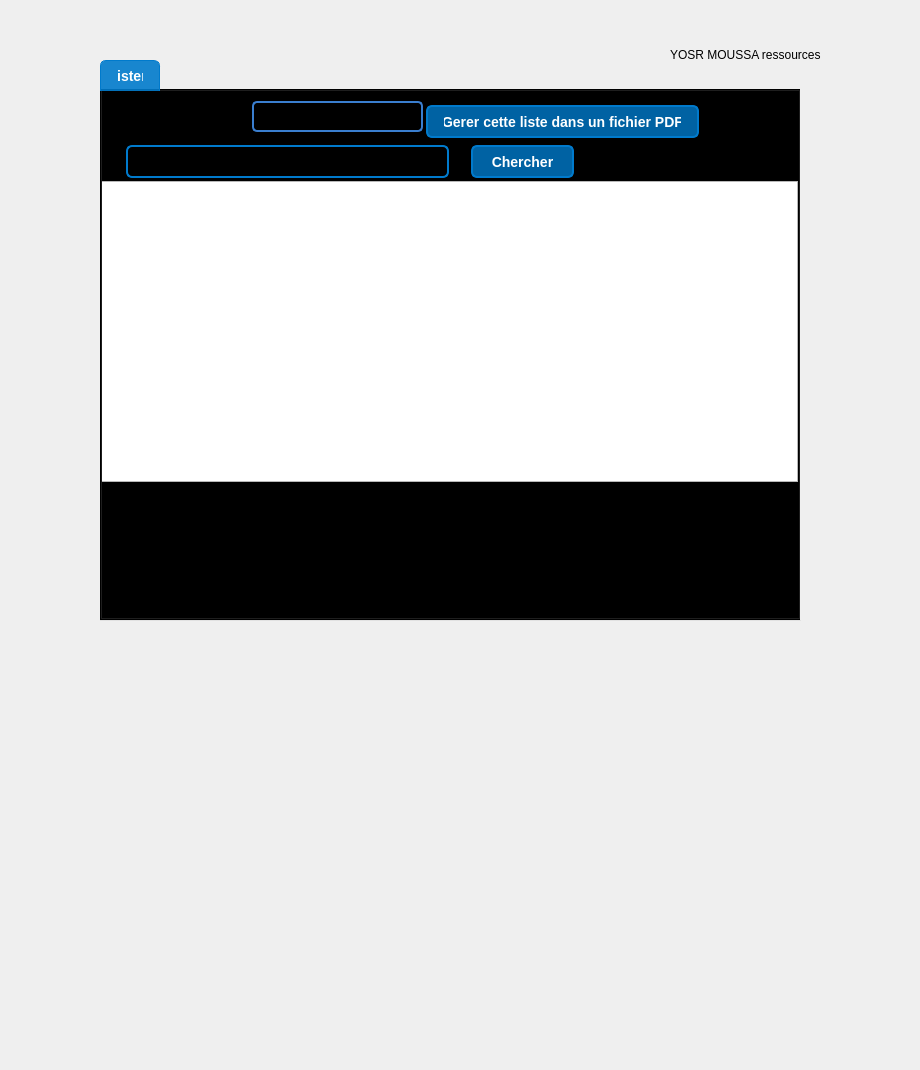
   <widget class="QWidget" name="page6_RESSOURCES">
    <widget class="QLabel" name="label_12">
     <property name="geometry">
      <rect>
       <x>0</x>
       <y>-140</y>
       <width>911</width>
       <height>1061</height>
      </rect>
     </property>
     <property name="text">
      <string/>
     </property>
     <property name="pixmap">
      <pixmap resource="res.qrc">:/back.png</pixmap>
     </property>
    </widget>
    <widget class="QLabel" name="label_18">
     <property name="geometry">
      <rect>
       <x>670</x>
       <y>29</y>
       <width>211</width>
       <height>51</height>
      </rect>
     </property>
     <property name="text">
      <string>YOSR MOUSSA ressources</string>
     </property>
    </widget>
    <widget class="QTabWidget" name="tab_ressource">
     <property name="geometry">
      <rect>
       <x>100</x>
       <y>60</y>
       <width>701</width>
       <height>561</height>
      </rect>
     </property>
     <property name="styleSheet">
      <string notr="true">/* Style général du QTabWidget */
QTabWidget {
    background: transparent; /* Fond transparent */
    border: 2px solid #007acc; /* Bordure bleue */
    border-radius: 8px; /* Coins arrondis */
    padding: 4px; /* Espacement intérieur */
}



/* Style des onglets */
QTabBar::tab {
    background-color: rgba(240, 240, 240, 0.8); /* Fond gris clair avec transparence */
    color: #333333; /* Texte gris foncé */
    padding: 8px 16px; /* Espacement intérieur */
    border: 1px solid #cccccc; /* Bordure légère */
    border-bottom: none; /* Pas de bordure en bas */
    border-top-left-radius: 6px; /* Coin arrondi en haut à gauche */
    border-top-right-radius: 6px; /* Coin arrondi en haut à droite */
    margin-right: 4px; /* Espacement entre les onglets */
    font-size: 14px; /* Taille de police */
    font-family: &quot;Segoe UI&quot;, sans-serif; /* Police moderne */
}

/* Onglet sélectionné */
QTabBar::tab:selected {
    background-color: rgba(0, 122, 204, 0.9); /* Fond bleu avec transparence */
    color: white; /* Texte blanc */
    border-color: #007acc; /* Bordure bleue */
    font-weight: bold; /* Texte en gras */
}

/* Effet hover sur les onglets */
QTabBar::tab:hover {
    background-color: rgba(224, 224, 224, 0.8); /* Fond gris plus clair au survol */
    color: #007acc; /* Texte bleu au survol */
}



/* Style de la barre d'onglets */
QTabBar {
    background: transparent; /* Fond transparent */
    border: none; /* Pas de bordure */
    spacing: 4px; /* Espacement entre les onglets */
}

/* Style du bouton de fermeture des onglets (si applicable) */
QTabBar::close-button {
    background: transparent; /* Fond transparent */
    padding: 4px; /* Espacement intérieur */
    border-radius: 2px; /* Coins légèrement arrondis */
}

QTabBar::close-button:hover {
    background: rgba(255, 68, 68, 0.8); /* Fond rouge avec transparence au survol */
    color: white; /* Texte blanc */
}

/* Style général pour les QLabel */
QLabel {
    font-size: 14px; /* Taille de police */
    color: white; /* Texte gris foncé */
    background-color: transparent; /* Fond transparent */
    border: 2px solid #007acc; /* Bordure bleue */
    border-radius: 6px; /* Coins arrondis */
 
    margin: 4px; /* Marge extérieure */
    font-family: &quot;Segoe UI&quot;, sans-serif; /* Police moderne */
font-weight: bold; /* Texte en gras */
}

/* Effet hover pour QLabel */
QLabel:hover {
    background-color: rgba(240, 248, 255, 0.8); /* Fond bleu clair avec transparence au survol */
    border-color: #005fa3; /* Bordure plus foncée au survol */
}

/* Style pour QLineEdit */
QLineEdit {
    font-size: 14px; /* Taille de police */
    color: #333333; /* Texte gris foncé */
    background-color: transparent; /* Fond transparent */
    border: 2px solid #007acc; /* Bordure bleue */
    border-radius: 6px; /* Coins arrondis */
  
    margin: 4px; /* Marge extérieure */
   font-weight: bold; /* Texte en gras */
    font-family: &quot;Segoe UI&quot;, sans-serif; /* Police moderne */
}

/* Effet focus pour QLineEdit */
QLineEdit:focus {
    border: 2px solid #005fa3; /* Bordure plus foncée lors du focus */
    background-color: rgba(240, 248, 255, 0.8); /* Fond bleu clair avec transparence lors du focus */
}

/* Style pour QPushButton */
QPushButton {
    font-size: 14px; /* Taille de police */
    color: white; /* Texte blanc */
    background-color: rgba(0, 122, 204, 0.8); /* Fond bleu avec transparence */
    border: 2px solid #007acc; /* Bordure bleue */
    border-radius: 6px; /* Coins arrondis */
    padding: 8px 16px; /* Espacement intérieur */
    margin: 4px; /* Marge extérieure */
    font-family: &quot;Segoe UI&quot;, sans-serif; /* Police moderne */
    font-weight: bold; /* Texte en gras */
}

/* Effet hover pour QPushButton */
QPushButton:hover {
    background-color: rgba(0, 95, 163, 0.8); /* Fond bleu plus foncé avec transparence au survol */
    border-color: #005fa3; /* Bordure plus foncée au survol */
}

/* Effet pressé pour QPushButton */
QPushButton:pressed {
    background-color: rgba(0, 79, 140, 0.8); /* Fond bleu encore plus foncé avec transparence lors du clic */
    border-color: #004f8c; /* Bordure encore plus foncée lors du clic */
}

/* Style pour QPushButton désactivé */
QPushButton:disabled {
    background-color: rgba(204, 204, 204, 0.8); /* Fond gris avec transparence */
    border-color: #cccccc; /* Bordure grise */
    color: #666666; /* Texte gris foncé */
} </string>
     </property>
     <property name="currentIndex">
      <number>0</number>
     </property>
     <widget class="QWidget" name="AfficherRessources_10">
      <attribute name="title">
       <string>lister</string>
      </attribute>
      <widget class="QTableView" name="tableRessource_10">
       <property name="geometry">
        <rect>
         <x>-15</x>
         <y>90</y>
         <width>711</width>
         <height>301</height>
        </rect>
       </property>
       <property name="styleSheet">
        <string notr="true">/* Style général pour le tableau */
QTableView {
    background-color: #ffffff; /* Fond blanc */
    border: 1px solid #e0e0e0; /* Bordure légère */
    gridline-color: #e0e0e0; /* Couleur des lignes de la grille */
    font-family: Arial, sans-serif; /* Police */
    font-size: 10px; /* Taille de la police réduite */
    selection-background-color: transparent; /* Désactiver la couleur de fond de la sélection */
    selection-color: inherit; /* Conserver la couleur du texte d'origine */
}

/* Style pour l'en-tête du tableau */
QHeaderView::section {
    background-color: #2196F3; /* Couleur de fond de l'en-tête (bleu) */
    color: white; /* Couleur du texte */
    padding: 0px; /* Espacement interne réduit */
    font-weight: bold; /* Texte en gras */
    border: 1px solid #1E88E5; /* Bordure */
    font-size: 11px; /* Taille de la police réduite */
    text-align: center; /* Alignement du texte au centre */
}

/* Désactiver la sélection des en-têtes */
QHeaderView::section:selected {
    background-color: #2196F3; /* Conserver la couleur de fond de l'en-tête */
    color: white; /* Conserver la couleur du texte */
}

/* Style pour les cellules du tableau */
QTableView::item {
    padding: 1px; /* Espacement interne réduit */
    border: 1px solid #e0e0e0; /* Bordure légère */
    color: #333333; /* Couleur du texte */
    text-align: center; /* Alignement horizontal au centre */
    vertical-align: middle; /* Alignement vertical au centre */
}

/* Désactiver la sélection des cellules */
QTableView::item:selected {
    background-color: transparent; /* Fond transparent pour les cellules sélectionnées */
    color: inherit; /* Conserver la couleur du texte d'origine */
}

/* Style pour les boutons */
QPushButton {
    background-color: #2196F3; /* Couleur de fond (bleu) */
    color: white; /* Couleur du texte */
    padding: 3px 8px; /* Espacement interne réduit */
    border: none; /* Pas de bordure */
    border-radius: 3px; /* Coins arrondis réduits */
    font-size: 12px; /* Taille de la police réduite */
    font-weight: bold; /* Texte en gras */
}

QPushButton:hover {
    background-color: #1E88E5; /* Couleur de fond au survol (bleu plus foncé) */
}

/* Style pour les champs de saisie */
QLineEdit {
    padding: 2px; /* Espacement interne réduit */
    border: 1px solid #ccc; /* Bordure */
    border-radius: 3px; /* Coins arrondis réduits */
    font-size: 12px; /* Taille de la police réduite */
    background-color: #f9f9f9; /* Fond légèrement gris */
}

/* Style pour les cases à cocher */
QCheckBox {
    spacing: 3px; /* Espacement réduit entre la case et le texte */
    font-size: 12px; /* Taille de la police réduite */
}

QCheckBox::indicator {
    width: 14px; /* Largeur de la case réduite */
    height: 14px; /* Hauteur de la case réduite */
}

/* Style pour les boutons radio */
QRadioButton {
    spacing: 3px; /* Espacement réduit entre le bouton et le texte */
    font-size: 12px; /* Taille de la police réduite */
}

QRadioButton::indicator {
    width: 14px; /* Largeur du bouton réduite */
    height: 14px; /* Hauteur du bouton réduite */
}

/* Style pour les dates */
QDateEdit {
    padding: 3px; /* Espacement interne réduit */
    border: 1px solid #ccc; /* Bordure */
    border-radius: 3px; /* Coins arrondis réduits */
    font-size: 12px; /* Taille de la police réduite */
    background-color: #f9f9f9; /* Fond légèrement gris */
}

/* Style pour les titres */
QLabel {
    font-size: 12px; /* Taille de la police réduite */
    font-weight: bold; /* Texte en gras */
    color: #333333; /* Couleur du texte */
}

/* Style pour les sous-titres */
QLabel#subtitle {
    font-size: 10px; /* Taille de la police réduite */
    color: #666666; /* Couleur du texte */
}

/* Style pour les séparateurs */
QFrame#separator {
    background-color: #e0e0e0; /* Couleur de fond */
    border: none; /* Pas de bordure */
    height: 1px; /* Hauteur */
}
* Style pour l'en-tête du tableau */
QHeaderView::section {
    background-color: #2196F3; /* Couleur de fond de l'en-tête (bleu) */
    color: white; /* Couleur du texte */
    padding: 0px; /* Supprimer l'espacement interne */
    font-weight: bold; /* Texte en gras */
    border: none; /* Supprimer la bordure */
    font-size: 12px; /* Taille de la police réduite */
    text-align: center; /* Alignement du texte au centre */
    margin: 0px; /* Supprimer les marges entre les sections */
}

/* Désactiver la sélection des en-têtes */
QHeaderView::section:selected {
    background-color: #2196F3; /* Conserver la couleur de fond de l'en-tête */
    color: white; /* Conserver la couleur du texte */
}</string>
       </property>
      </widget>
      <widget class="QWidget" name="ListeRessource_10" native="true">
       <property name="geometry">
        <rect>
         <x>0</x>
         <y>0</y>
         <width>641</width>
         <height>401</height>
        </rect>
       </property>
       <widget class="QLineEdit" name="chercherRESSOURCE_10">
        <property name="geometry">
         <rect>
          <x>20</x>
          <y>50</y>
          <width>331</width>
          <height>41</height>
         </rect>
        </property>
       </widget>
       <widget class="QPushButton" name="CherRessourceNom_10">
        <property name="geometry">
         <rect>
          <x>365</x>
          <y>50</y>
          <width>111</width>
          <height>41</height>
         </rect>
        </property>
        <property name="text">
         <string>Chercher</string>
        </property>
       </widget>
       <widget class="QComboBox" name="trie_ressource_10">
        <property name="geometry">
         <rect>
          <x>150</x>
          <y>10</y>
          <width>171</width>
          <height>31</height>
         </rect>
        </property>
        <property name="styleSheet">
         <string notr="true">QLineEdit, QDateEdit, QComboBox {
    border: 2px solid #3A7ECF;  /* Bordure bleue */
    border-radius: 5px;
    background-color: transparent; /* Fond transparent */
    color: white;
    padding: 5px;
    font-size: 14px;
}

/* Supprimer la flèche du QComboBox et l'icône du QDateEdit */
QComboBox::drop-down, QDateEdit::drop-down {
    border: none;
    background: transparent;
}

/QComboBox QAbstractItemView {
    background-color: #2D2D2D; /* Même fond que le formulaire */
    border: 1px solid #3A7ECF;
    /*selection-background-color: #3A7ECF;*/
selection-background-color: white;
}


/* Style des boutons haut/bas du QDateEdit */
QDateEdit::up-button, QDateEdit::down-button {
    background: transparent;
    border: none;
}
</string>
        </property>
       </widget>
       <widget class="QPushButton" name="CherRessourceNom_7">
        <property name="geometry">
         <rect>
          <x>320</x>
          <y>10</y>
          <width>281</width>
          <height>41</height>
         </rect>
        </property>
        <property name="text">
         <string>Gerer cette liste dans un fichier PDF</string>
        </property>
       </widget>
      </widget>
     </widget>
    </widget>
   </widget>
